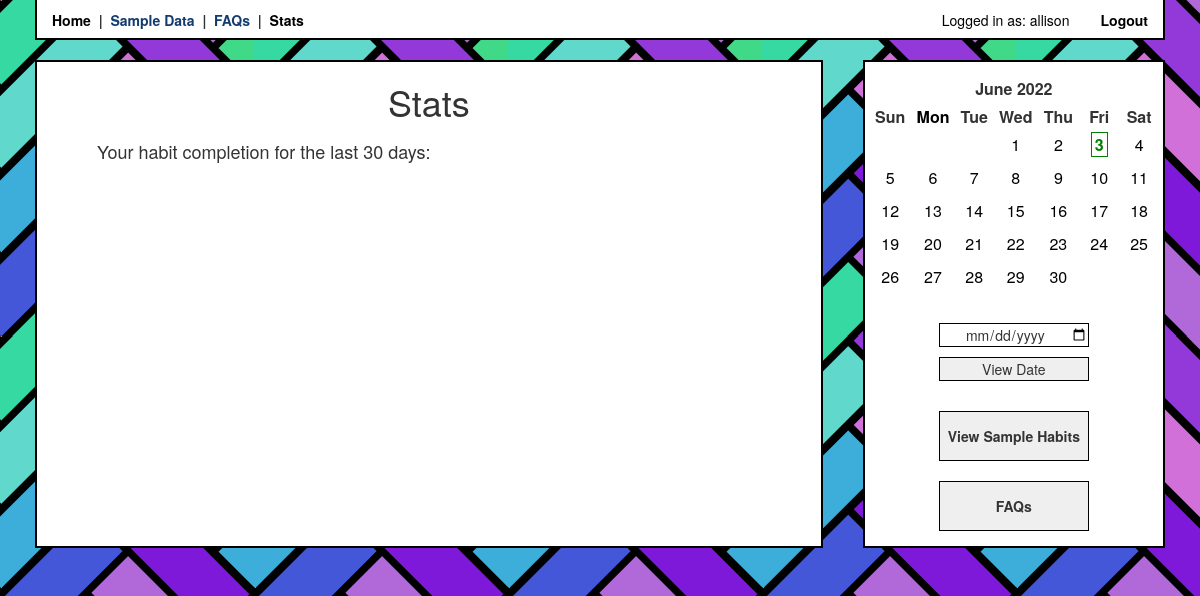
/viewStats/ (signed in), run on an earlier commit of the app's database.
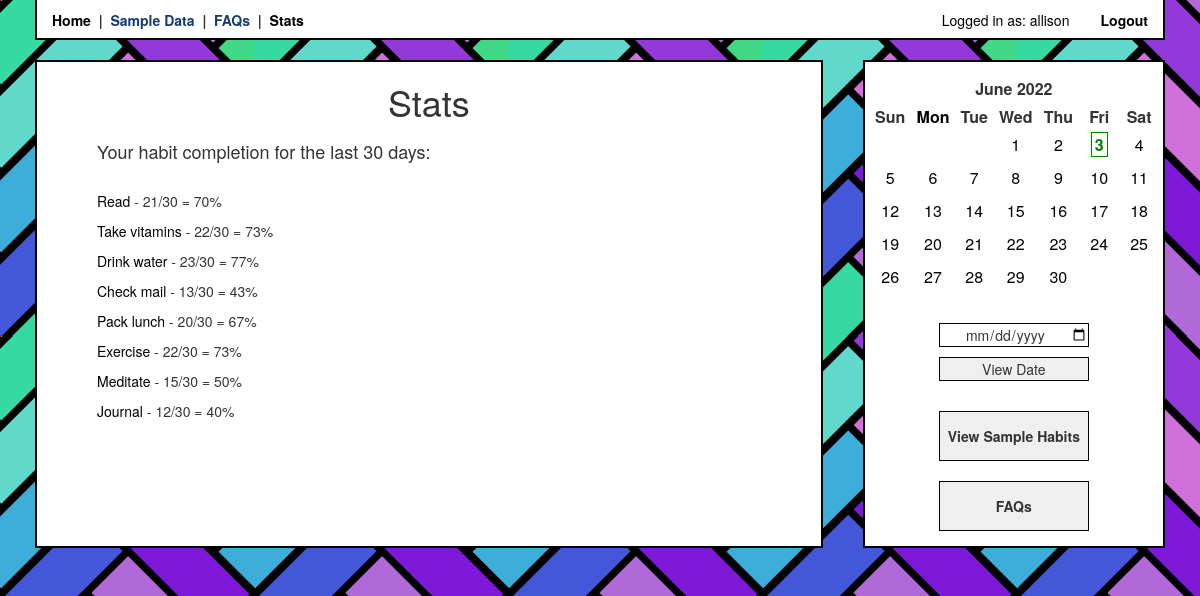
And on a later commit of the database.
### app/models.py (models this page shows, shortened)
class User(UserMixin, db.Model):
    id = db.Column(db.Integer, primary_key=True)
    username = db.Column(db.String(64), index=True, unique=True)
    email = db.Column(db.String(120), index=True, unique=True)
    password_hash = db.Column(db.String(128))
    habits = db.relationship('Habit', cascade='all, delete', backref='user')
    checks = db.relationship('Check', cascade='all, delete', backref='user')

class Habit(db.Model):
    id = db.Column(db.Integer, index=True, primary_key=True)
    name = db.Column(db.String(120), index=True)
    notes = db.Column(db.Text)
    custom_schedule = db.Column(db.Boolean, default=False)
    days = db.Column(db.String(7))
    user_id = db.Column(db.Integer, db.ForeignKey('user.id')) ##
    checks = db.relationship('Check', cascade='all, delete', backref='habits')

### app/routes.py (the view)
@login_required
@app.route('/viewStats/')
@app.route('/viewStats/<range>')
def viewStats(range=30):
    try:
        numRange = int(range)
        type = 'range'
    except:
        type = 'month'
        month = range.rstrip('1234567890')
        year = range[len(month):]
        print('range =', month, year)
    month = getMonthCalendar(datetime.today())
    statsList = getStats(30)
    for stat in statsList:          # append completion % to habit stats list
        stat.append(round(stat[2]/range * 100))
    return render_template('viewStats.html', title='View Stats',
    stats=statsList, type=type, days=range, month=month)

### app/helpers.py (called while the page is built)
def getMonthCalendar(date):
    month, year = date.month, date.year
    today = date.today()
    calHTML = CustomCal(month, year).formatmonth(year, month)
    editedCal = calHTML
    if month == today.month and year == today.year:
        editDate = '>' + str(today.day) + '<'
        display = '><b><span class="today">  ' + str(today.day) + '  </span></b><'
        editedCal = calHTML.replace(str(editDate), display)
    editDate = '>' + str(date.day) + '<'
    display = '><span id="onDate">  ' + str(date.day) + '  </span><'
    editedCal = editedCal.replace(str(editDate), display)
    return editedCal

    def formatday(self, day, weekday):
        strDay = str(day)
        month = str(self.month)
        year = str(self.year)
        if len(strDay) == 1:
            strDay = '0' + strDay
        if len(month) == 1:
            month = '0' + month
        date = year + '-' + month + '-' + strDay
        if day == 0:
            return '<td class="noday">&nbsp;</td>'
        else:
            return '<td class="%s" id="calDate"><a class="calDate" href="javascript:f();" name="%s">%d</a></td>' % (self.cssclasses[weekday], date, day)

### app/models.py (called while the page is built)
@login.user_loader
def load_user(id):
    return User.query.get(int(id))

### app/templates/viewStats.html (shortened to what this page needs)
{% extends 'bootstrap/base.html' %}
{% block styles %}
{{super()}}
<link rel="stylesheet" href="{{ url_for('static', filename='style.css') }}">
{% endblock %}
{% block content %}
<div class="container">
<div class="main">
{% include 'stats.html' %}
</div>
{% include 'sidebar.html' %}
</div>
{% endblock %}

### app/templates/header.html (shortened to what this page needs)
{% block head %}
<head>
    <div class="navbar">
        <a class="navlink" href="/">Home</a>
        &nbsp;|&nbsp;
        <a class="navlink" href="">Sample Data</a>
        &nbsp;|&nbsp;
        <a class="navlink" href="">FAQs</a>
        &nbsp;|&nbsp;
        <a class="navlink" href="{{ url_for('viewStats') }}">Stats</a>
        <div class="right">
        {% if current_user.is_anonymous %}
        <a class="navlink" href="{{ url_for('login') }}">Login</a>
        {% else %}
        Logged in as: {{ current_user.username }}
        <a class="navlink" href="{{ url_for('logout') }}">Logout</a>
        {% endif %}
        </div>
    </div>
</head>
{% endblock %}

### app/templates/stats.html
{% block content %}
<div class="content">
    <h1 class="center-h">Stats</h1>
    <div class="habits">
    {% if type == 'range' %}
    <h4>Your habit completion for the last {{days}} days:</h2>
    <br />
    {% endif %}
    {% for stat in stats %}
    <p><a href="{{ url_for('habitStats', habit_id=stat[0]) }}">{{ stat[1] }}</a> - {{ stat[2] }}/30 = {{ stat[3] }}%</p>
    {% endfor %}
    </div>
</div>
{% endblock %}

### app/templates/sidebar.html
<div class="sidebar">
    <div class="calendar-display">
        {{ month | safe }}
    </div>
    <br />
    <div class="button-display">
        <label for="datepicker">
            <input type="date" id="datepicker" value={{date}}><br />
            <button id="datepicker-submit">View Date</button>
        </label>
        <br /><br />
        <button class="sidebar-button">View Sample Habits</button>
        <br /><br />
        <button class="sidebar-button">FAQs</button>
    </div>
</div>

### app/static/style.css (style rules this page uses)
.navbar { background-color: white; border: 2px solid black; border-top: transparent; border-radius: 0; margin-left: 35px; margin-right: 35px; padding-top: 10px; padding-left: 15px; padding-right: 15px; margin-bottom: 0px; font-weight: bold; min-height: 40px; }
.navlink, .navlink:hover { color: rgb(19, 59, 111); font-weight: bold; padding: 0px; }
a, a:hover { color: black; }
.right { float: right; color: black; font-weight: normal; }
body { background-image: url("../static/hb.png"); margin: 0px; padding: 0px; }
label { font-weight: normal; }
.container { display: flex; flex-direction: row; width: 100%; }
.sidebar, .main { display: flex; flex-direction: column; margin: 20px; border: 2px solid black; background-color: white; padding-bottom: 15px; }
.sidebar { flex-grow: 1; min-width: 220px; }
.main { flex-grow: 5; min-width: 350px; }
.content { padding-left: 10px; padding-right: 10px; }
.center-h { margin-bottom: 20px; align-content: center; text-align: center; }
.habits { padding-left: 50px; font-weight: normal; }
.calendar-display { margin: 5px; }
th { text-align: center; }
th.month { padding-top: 10px; padding-bottom: 5px; width: 50%; margin: 5px auto; text-align: center; }
.month { text-align: center; }
td { padding: 5px; }
.today { font-weight: bold; color: green; padding-left: 3px; padding-right: 3px; margin: 2px; border: 1px solid; }
#calDate, .calDate, a:link { color: black; }
.mon { color: black; }
.button-display { align-self: center; }
.sidebar-button { width: 150px; height: 50px; font-weight: bold; border: 1px solid black; border-radius: 0; }
#datepicker, #datepicker-submit { margin-top: 5px; margin-bottom: 5px; align-items: center; width: 150px; border: 1px solid black; border-radius: 0; text-align: center; }

What changed in the data, as far as the page shows it:
added Habit: name "Read", stat "21", stat "70"
added Habit: name "Take vitamins", stat "22", stat "73"
added Habit: name "Drink water", stat "23", stat "77"
added Habit: name "Check mail", stat "13", stat "43"
added Habit: name "Pack lunch", stat "20", stat "67"
added Habit: name "Exercise", stat "22", stat "73"
added Habit: name "Meditate", stat "15", stat "50"
added Habit: name "Journal", stat "12", stat "40"
